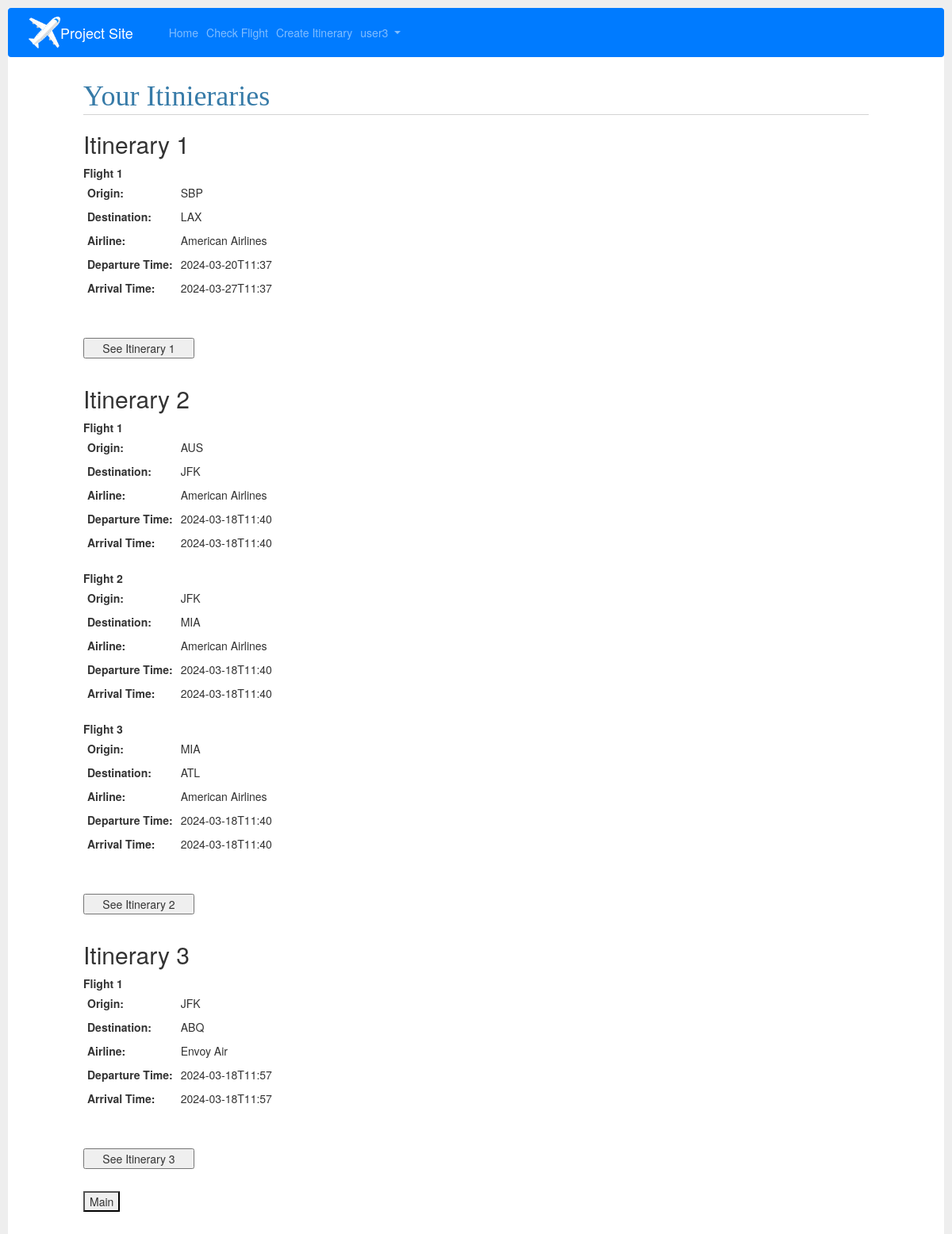
/dispItins (signed in), run on the app's committed database.
### tables this page shows
CREATE TABLE user ( id INTEGER PRIMARY KEY AUTOINCREMENT, username TEXT UNIQUE NOT NULL, password TEXT NOT NULL);

CREATE TABLE itineraries ( id INTEGER PRIMARY KEY AUTOINCREMENT, itin_id INTEGER NOT NULL, author_id TEXT, origin TEXT, destination TEXT, airline TEXT, depTime TEXT, arrTime TEXT);

### app.py (the view, shortened to what this page needs)
@server.route('/dispItins', methods =('GET', 'POST'))
@login_required
def itinsDisp():
    db = get_db()
    flights = db.execute(
        'SELECT f.id, f.itin_id, author_id, origin, destination, airline, depTime, arrTime'
        ' FROM itineraries f WHERE author_id = ?', (session['user_id'],)
    ).fetchall()
    flights_list = []
    for flight in flights:
        flight_dict = {
            'id': flight['id'],
            'itin_id': flight['itin_id'],
            'author_id': flight['author_id'],
            'origin': flight['origin'],
            'destination': flight['destination'],
            'airline': flight['airline'],
            'depTime': flight['depTime'],
            'arrTime': flight['arrTime']
        }
        flights_list.append(flight_dict)
    itin_ids=[]
    for flight in flights:
        if flight['itin_id'] not in itin_ids:
            itin_ids.append(flight['itin_id'])
    return render_template('blog/itinsDisp.html', flights = flights)

### auth.py (called while the page is built)
@auth_bp.before_app_request
def load_logged_in_user():
    user_id = session.get('user_id')
    if user_id is None:
        g.user = None
    else:
        g.user = get_db().execute('SELECT * FROM user WHERE id = ?', (user_id,)).fetchone()

def login_required(view):
    @functools.wraps(view)
    def wrapped_view(**kwargs):
        if g.user is None:
            return redirect(url_for('auth.login'))
        return view(**kwargs)
    return wrapped_view

### db.py (called while the page is built)
def get_db():
    if 'db' not in g:
        g.db = sqlite3.connect("webProj.sqlite")
        cursor = g.db.cursor()
        cursor.execute("CREATE TABLE IF NOT EXISTS user ( id INTEGER PRIMARY KEY AUTOINCREMENT, username TEXT UNIQUE NOT NULL, password TEXT NOT NULL)")
        cursor.execute("CREATE TABLE IF NOT EXISTS itineraryCounter ( id INTEGER PRIMARY KEY AUTOINCREMENT, counter TEXT)")
        cursor.execute("CREATE TABLE IF NOT EXISTS itineraries ( id INTEGER PRIMARY KEY AUTOINCREMENT, itin_id INTEGER NOT NULL, author_id TEXT, origin TEXT, destination TEXT, airline TEXT, depTime TEXT, arrTime TEXT)")
        g.db.row_factory = sqlite3.Row
        g.db.commit()
    return g.db

### templates/blog/itinsDisp.html
{% extends 'base.html'%}
{% block header%}
    <h1>{%block title%}Your Itinieraries{%endblock%}
{%endblock%}
{%block content%}
    {% for itinerary_id, itinerary_flights in flights|groupby('itin_id') %}
        <h2>Itinerary {{loop.index}}</h2>
        <table>
            <tbody>
                {% for flight in itinerary_flights %}
                <tr>
                    <th>Flight {{loop.index}}</th>
                    <td> </td>
                </tr>
                <tr>
                    <th style="padding: 5px;">Origin:</th>
                    <td style="padding: 5px;">{{ flight.origin }}</td>
                </tr>
                <tr>
                    <th style="padding: 5px;">Destination:</th>
                    <td style="padding: 5px;">{{ flight.destination }}</td>
                </tr>
                <tr>
                    <th style="padding: 5px;">Airline:</th>
                    <td style="padding: 5px;">{{ flight.airline }}</td>
                </tr>
                <tr>
                    <th style="padding: 5px;">Departure Time:</th>
                    <td style="padding: 5px;">{{flight.depTime }}</td>
                </tr>
                <tr>
                    <th style="padding: 5px;">Arrival Time:</th>
                    <td style="padding: 5px;">{{flight.arrTime }}</td>
                </tr>
                <tr>
                    <td colspan="2">&nbsp;</td>
                </tr>
                {% endfor %}
            </tbody>
        </table>
        <form method="post">
            <div>
                <input type="submit" name="action" value="See Itinerary {{loop.index}}">
            </div>
        </form>
    {% endfor %}
    <form method="post">
        <div>
            <button id="Enter" type="button" onclick="window.location.href = '{{ url_for('index') }}';">Main</button>
        </div>
    </form>
{%endblock%}

### templates/base.html (shortened to what this page needs)
<!doctype html>
<html>
<head>
    <link rel="stylesheet" href="https://cdn.jsdelivr.net/npm/bootstrap@4.0.0/dist/css/bootstrap.min.css">
    <link rel="stylesheet" href="https://maxcdn.bootstrapcdn.com/bootstrap/3.4.1/css/bootstrap.min.css" />
    <link rel="stylesheet" href="https://cdnjs.cloudflare.com/ajax/libs/bootstrap-select/1.12.2/css/bootstrap-select.min.css" />
    <link rel="stylesheet" href="{{ url_for('static', filename='style.css') }}">
    </head>
        <link rel="stylesheet" href="{{ url_for('static', filename='style.css') }}">
            <nav class="navbar navbar-expand-lg navbar-dark bg-primary">
              <a class="navbar-brand d-flex align-items-center" href="{{ url_for('index') }}">
                  <img src="/static/airplaneBrand3.png" alt="Brand Image" style="width: 40px;">Project Site</a>
              <div class="collapse navbar-collapse" id="navbarNavDropdown">
                <ul class="navbar-nav">
                  <li class="nav-item">
                    <a class="nav-link" href="{{ url_for('index') }}">Home </a>
                  </li>
                  <li class="nav-item">
                    <a class="nav-link" href="{{ url_for('flights') }}">Check Flight</a>
                  </li>
                  <li class="nav-item">
                    <a class="nav-link" href="{{url_for('itineraryInput')}}">Create Itinerary</a>
                  </li>
                  {% if g.user %}
                      <li class="nav-item dropdown">
                        <a class="nav-link dropdown-toggle" href="#" id="navbarDropdownMenuLink" data-toggle="dropdown" aria-haspopup="true" aria-expanded="false">
                          {{g.user['username']}}
                        </a>
                    {% endif %}
                  </li>
                </ul>
              </div>
            </nav>
    <section class="content">
      <header>
        {% block header %}{% endblock %}
      </header>
      {% block content %}{% endblock %}
    </section>
    <body>
    </body>
</html>

### static/style.css (style rules this page uses)
html { font-family: "EB Garamond"; background: #eee; padding: 1rem; }
body { margin: 0 auto ; background: white; }
h1 { font-family: serif; color: #377ba8; margin: 1rem 0; }
a { color: #377ba8; }
nav { background: lightgray; display: flex; align-items: center; padding: 0 0.5rem; }
nav ul { display: flex; list-style: none; margin: 0; padding: 0; }
nav ul li a, nav ul li span, header .action { display: block; padding: 0.5rem; }
.content { padding: 0 9.5rem 10rem; }
.content > header { border-bottom: 1px solid lightgray; display: flex; align-items: flex-end; }
.content > header h1 { flex: auto; margin: 1rem 0 0.25rem 0; }
.content form { margin: 1em 0; display: flex; flex-direction: column; }
.content input, .content textarea { margin-bottom: 1em; }
input[type=submit] { align-self: start; min-width: 10em; margin: 1em 0 !important; }

### data on the page
user: user.username "user3"
itineraries: origin "SBP", destination "LAX", airline "American Airlines", depTime "2024-03-20T11:37", arrTime "2024-03-27T11:37"
itineraries: origin "AUS", destination "JFK", airline "American Airlines", depTime "2024-03-18T11:40", arrTime "2024-03-18T11:40"
itineraries: origin "JFK", destination "MIA", airline "American Airlines", depTime "2024-03-18T11:40", arrTime "2024-03-18T11:40"
itineraries: origin "MIA", destination "ATL", airline "American Airlines", depTime "2024-03-18T11:40", arrTime "2024-03-18T11:40"
itineraries: origin "JFK", destination "ABQ", airline "Envoy Air", depTime "2024-03-18T11:57", arrTime "2024-03-18T11:57"
